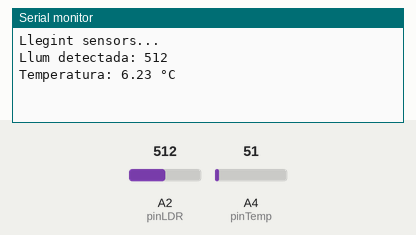
Recording of a sketch running on a simulated Arduino Uno, built with avr-gcc and run on an emulated ATmega328P. Shown: the last lines printed to the serial monitor. Inputs (shaded band) come from the test bench; at power-on: A4 (pinTemp) = 51, A2 (pinLDR) = 512.

Above: at 2.2 s.
2.3 s: A4 (pinTemp) set to 61
At 4.0 s:
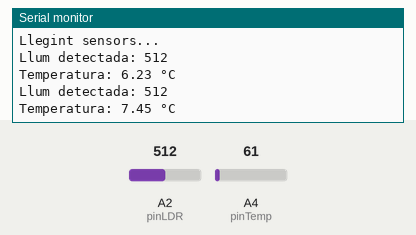
5.0 s: A2 (pinLDR) set to 716
At 5.5 s:
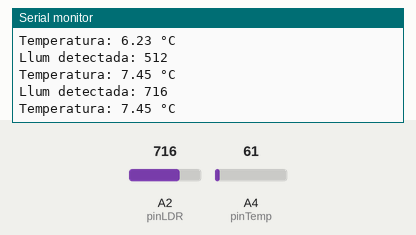
7.7 s: A4 (pinTemp) set to 71
At 9.8 s:
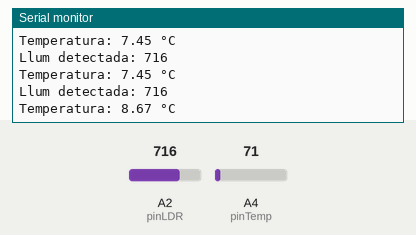
10.4 s: A2 (pinLDR) set to 900
At 11.4 s:
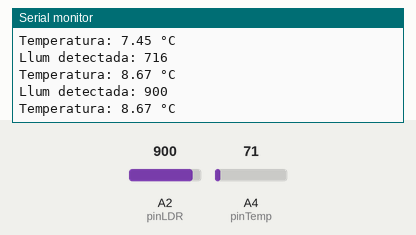
Timing chart, 0 to 13.4 s (numbered marks = the images above; inputs shaded):
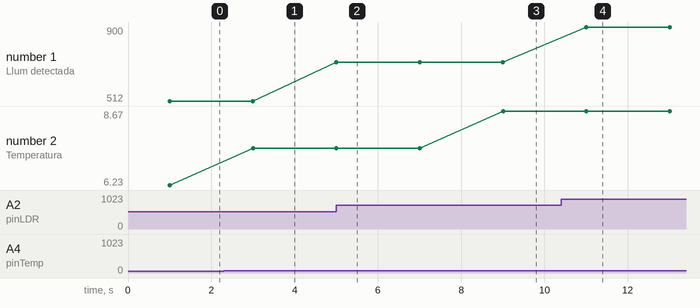

The sketch:

Issue_2_.ino
```cpp
const int pinLDR = 2;
const int pinTemp = 4;

void setup() {
  Serial.begin(115200);
  delay(1000);
  Serial.println("Llegint sensors...");
}

void loop() {
  // LECTURA LDR
  int valorLDR = analogRead(pinLDR);
  Serial.print("Llum detectada: ");
  Serial.println(valorLDR);

  // LECTURA TEMPERATURA LM35
  int lecturaTemp = analogRead(pinTemp);

  float volts = (lecturaTemp * 5.0) / 4095.0;   // Conversió a volts
  float temperatura = volts * 100.0;            // Conversió a °C

  Serial.print("Temperatura: ");
  Serial.print(temperatura);
  Serial.println(" °C");

  delay(2000);
}
```

Measured:
- after the input at 2.3 s, the serial monitor: prints a new line after 0.70 s (image 1)
- after the input at 5.0 s, the serial monitor: prints a new line at once (image 2)
- after the input at 7.7 s, the serial monitor: prints a new line after 1.3 s (image 3)
- after the input at 10.4 s, the serial monitor: prints a new line after 0.61 s (image 4)
- plotted number 1: 512 → 716 after the input at 5.0 s, 716 → 900 after the input at 10.4 s
- plotted number 2: 6.23 → 7.45 after the input at 2.3 s, 7.45 → 8.67 after the input at 7.7 s
